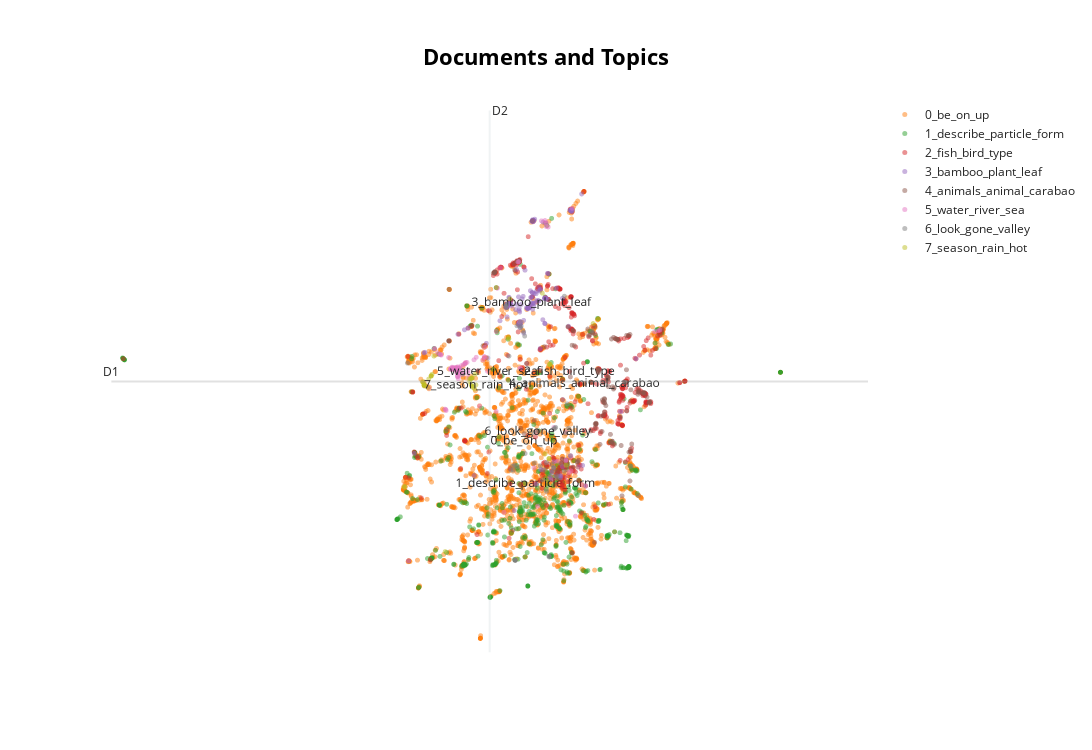

Notebook code for this chart:
### Code cell
topic_model1.visualize_documents(docs, reduced_embeddings=reduced_embeddings)

### Figure 1 — Plotly figure (JSON) as saved in the notebook; plotly's stock layout.template omitted (floating-point values rounded to 4 significant figures; data arrays with more than 128 entries replaced by an {"elided": "..."} marker saying what was removed)
{"data": [{"hoverinfo": "text", "hovertext": [null], "marker": {"color": "#CFD8DC", "opacity": 0.5, "size": 5}, "mode": "markers+text", "name": "other", "showlegend": false, "type": "scattergl", "x": [null], "y": [null]}, {"hoverinfo": "text", "hovertext": {"elided": "2326 str values"}, "marker": {"opacity": 0.5, "size": 5}, "mode": "markers+text", "name": "0_be_on_up", "text": {"elided": "2326 str values"}, "textfont": {"size": 12}, "type": "scattergl", "x": {"elided": "2326 float values"}, "y": {"elided": "2326 float values"}}, {"hoverinfo": "text", "hovertext": {"elided": "541 str values"}, "marker": {"opacity": 0.5, "size": 5}, "mode": "markers+text", "name": "1_describe_particle_form", "text": {"elided": "541 str values"}, "textfont": {"size": 12}, "type": "scattergl", "x": {"elided": "541 float values"}, "y": {"elided": "541 float values"}}, {"hoverinfo": "text", "hovertext": {"elided": "455 str values"}, "marker": {"opacity": 0.5, "size": 5}, "mode": "markers+text", "name": "2_fish_bird_type", "text": {"elided": "455 str values"}, "textfont": {"size": 12}, "type": "scattergl", "x": {"elided": "455 float values"}, "y": {"elided": "455 float values"}}, {"hoverinfo": "text", "hovertext": {"elided": "161 str values"}, "marker": {"opacity": 0.5, "size": 5}, "mode": "markers+text", "name": "3_bamboo_plant_leaf", "text": {"elided": "161 str values"}, "textfont": {"size": 12}, "type": "scattergl", "x": {"elided": "161 float values"}, "y": {"elided": "161 float values"}}, {"hoverinfo": "text", "hovertext": ["chicken lice", "elephant", "noise-making instrument propelled by water power used in fields to scare away animals", "many small heads of dead animals lying on ground e.g. fish chicken", "calf", "horn (animal)", "a type of large pigeon", "bloated stomach of large animals ", "leopard ", "pig swill", "leader, boss; full grown animal (possibly female only); large e.g. large bamboo", "type of parrot ", "to describe drooping ears of dogs or goats; people's ears sticking out", "to hunt animals", "a domesticated duck larger than the more common duck", "chicken coop", "of domestic animals to not be able to produce offspring", "name of large Vietnamese hen", "color combination such as that of a tiger ", "a fox-like animal ", "shrimp ", "a tiger that is able to make itself into a man", "sheep", "expression used to drive out goats", "mole (animal)", "a bird that is about the same size as a pigeon but with very slender long legs", "bear (animal)", "a sickness that kills animals ", "animal shed", "hump on back of cows, oxen ", "of a hen tail to curve down or be without tail", "to make oneself like another person or like an animal, make something like something else", "type of anteater", "to make dogs fight each other", "a small-sized type of deer", "of meat or fish to be fresh ", "pigeon ", "the cry of chickens, birds", "trap that works by trigger which trap drops on animal", "to designate evil-looking face of tiger ", "mane of horse, pig", "to be unsuccessful in hunting animals", "elephant", "bad smell of old meat", "meat", "white in animal forehead", "eel", "large wild boar", "to catch animals, trap animals", "lizard like iguana", "largest type of rattan", "male animals, non-producing plants", "to keep animal,  person from eating not give food to", "words used to call cows, carabaos", "a cow or carabao that can have no offspring", "fish", "panther, leopard", "catfish ", "male carabao, bull", "large type of deer", "to be successful in hunting animals", "chicken", "cruel-looking face of tiger", "snake having alternate black and white stripes around body ", "of animals to die of a natural cause", "four-poled device to tie carabao to for sacrifice ", "the color patterns of a tiger", "emphatic form of pơtông many animals with bloated stomachs", "shrew", "black (of dogs only) ", "goat", "owl", "the back of a person, animal", "of animals to have many offspring", "pheasant ", "to poison fish", "the color patterns of a fox or similar animals", "trap that has door for animals to enter but then shuts them in", "different sections of the skin of a snake", "boar, male pig", "hair, feathers", "mountain goat", "one of three types of local deer", "to shake head--of adults and large animals", "the stagger of sick animal because one or more of its feet are lame", "nose horn of rhinoceros", "very many insects, birds", "to tie animals so that they can feed", "classifier for elephants", "flesh, lean meat", "wild boar", "trap that spears animals ", "billy goat", "trap to catch wild chickens alive", "eagle, hawk", "the stomach of a cow, carabao", "rabbit", "the white lower of some animals", "wooden bell-like instrument hung on cow or carabao", "dried as meat", "solar eclipse (grah is probably some animal eating the sun)", "of chickens to lay here and there", "rat, mouse", "to scrape e.g. scrape pig skin", "to take out inner organs of animals ", "to watch, take care of children or animals", "of an ant or bee to sting", "orphan", "lion", "medium-sized monkey--male is black female white", "part of digestive system of cow or carabao", "calf of leg", "black type of monkey with long legs and arms", "pig ", "wild dog wolf ", "chipmunk-like animal", "bird, animals in general ", "of animals to lay down", "shrimp", "ribs", "a trap that chokes animals by string ", "two people or animals sleeping together", "of animal to curl up to keep warm ", "wolf, wild dog", "of pigs to be large, full grown", null], "marker": {"opacity": 0.5, "size": 5}, "mode": "markers+text", "name": "4_animals_animal_carabao", "text": ["", "", "", "", "", "", "", "", "", "", "", "", "", "", "", "", "", "", "", "", "", "", "", "", "", "", "", "", "", "", "", "", "", "", "", "", "", "", "", "", "", "", "", "", "", "", "", "", "", "", "", "", "", "", "", "", "", "", "", "", "", "", "", "", "", "", "", "", "", "", "", "", "", "", "", "", "", "", "", "", "", "", "", "", "", "", "", "", "", "", "", "", "", "", "", "", "", "", "", "", "", "", "", "", "", "", "", "", "", "", "", "", "", "", "", "", "", "", "", "", "", "", "", "", "", "4_animals_animal_carabao"], "textfont": {"size": 12}, "type": "scattergl", "x": [12.74, 12.17, 13.12, 11.6, 9.224, 11.23, 12.44, 11.68, 10.73, 11.53, 9.458, 12.6, 12.11, 11.32, 12.45, 12.77, 12.22, 11.43, 11.75, 11.58, 9.072, 11.85, 11.4, 11.25, 10.38, 12.47, 11.58, 10.64, 11.33, 11.46, 11.94, 8.907, 12.07, 11.31, 11.74, 8.939, 12.43, 12.69, 8.385, 11.82, 11.49, 11.3, 12.21, 8.063, 7.093, 11.15, 9.08, 11.49, 8.391, 10.3, 10.46, 12.26, 7.048, 11.66, 11.96, 9.016, 10.76, 9.038, 11.77, 11.76, 11.31, 12.77, 11.87, 10.6, 12.21, 11.98, 11.81, 11.69, 10.18, 11.22, 11.25, 12.63, 9.509, 12.22, 10.43, 8.957, 11.69, 8.351, 10.62, 11.48, 7.755, 11.23, 11.72, 5.963, 10.58, 11.11, 12.23, 10.53, 12.12, 7.105, 11.49, 8.39, 11.25, 8.403, 12.58, 11.71, 12.12, 11.16, 11.42, 7.102, 11.02, 12.76, 9.288, 9.79, 11.36, 12.18, 12.08, 10.6, 10.72, 11.08, 11.71, 9.125, 11.04, 11.5, 11.57, 11.59, 12.57, 11.43, 9.084, 10.43, 8.381, 11.21, 11.1, 11.59, 11.46, 10.92], "y": [9.398, 11.33, 11.52, 9.871, 8.522, 8.693, 9.722, 8.278, 7.722, 9.328, 14.62, 9.699, 10.35, 10.33, 9.775, 9.419, 8.07, 9.488, 11.28, 10.15, 13.47, 11.22, 9.022, 8.823, 7.697, 9.71, 10.05, 11.04, 10.31, 9.059, 8.999, 5.756, 9.994, 10.27, 9.803, 13.4, 9.651, 9.575, 13.15, 11.23, 9.146, 10.37, 11.37, 11.04, 11.18, 11.42, 13.48, 9.505, 13.17, 7.796, 11.59, 8.224, 8.631, 8.502, 8.182, 13.47, 7.759, 13.45, 8.215, 9.836, 10.37, 9.451, 11.22, 11.48, 7.166, 6.741, 11.25, 8.259, 7.418, 11.59, 8.807, 9.689, 8.904, 8.001, 7.492, 13.21, 11.24, 13.12, 11.47, 9.411, 11.62, 8.8, 9.868, 4.872, 11.06, 8.602, 9.78, 10.15, 11.34, 11.19, 9.527, 13.15, 8.797, 13.15, 9.707, 8.3, 9.173, 11.41, 8.585, 11.18, 11.52, 9.422, 10.54, 11.02, 8.215, 7.993, 10.01, 7.565, 7.703, 11.35, 8.307, 8.673, 11.33, 9.402, 10.09, 10.15, 9.666, 9.999, 13.48, 7.597, 13.14, 5.407, 9.988, 10.1, 9.449, 9.959]}, {"hoverinfo": "text", "hovertext": ["water", "dirty water", "the middle of the sea ", "the headwaters or source of stream; north ", "to pull out, take out; of water to take something away", "water leech", "noise of propeller-like apparatus hitting water ", "to catch drips of water ", "flood this word to water covering something", "shallow", "bamboo water system of Bahnar", "cold water, food", "to place bamboo tube so that water will run through it", "on the other side of the river", "to be wet", "clear in reference to water glass ", "river ", "old (inanimate things) ", "waves (in sea)", "width of a river ", "sickness in stomach as when wet from rain", "spring where you can see water coming out", "to shake head as when shaking water off ", "deep water in river or in sea ", "to invite contracted form of ten watermelon mean easily", "wash, wipe with water", "to designate the way an object falls into water ", "bank of river, sea", "of water to boil ", "water spreading out after it comes out small pipe", "to swim ", "to designate water flowing from pipe in large long stream", "a boil", "water dipper", "to make to float in water or air ", "white, clean, no smell ", "rice fields with water ", "flowing water with debris in it", "downriver, south", "type of spring", "of water to push wood ", "to designate water running as blood", "bottle", "to look like shape ", "rainbow", "solid (no holes)", "the most general classifier for things (usually not used with the number one)", "large kettle", "very deep", "ditch", "flat ", "type of grass that grows in the water", "the bubbling up of water from someone drowning or ghost", "type of very small freshwater fish", "river", "of water to become less and less", "to jump, to dive into water", "light rain that continues for a long time-hours or days", "backwater", "to clean by shaking water inside", "of swelling to recede", "of water to seep away dry up go down", "of water to boil up", "to sink in water ", "of swelling to recede", "of very muddy water a mixture of water with something else well dissolved", "waterfalls", "to soak in water, put into water", "to float", "cool, refreshing", "gourd or bottle used to put water in", "flounder", "running water from rain", "to splash on water noise and appearance of water splashing out", "to have the right amount of water when cooking or cooked", "of a spring to lose its flexibility ", "bowl", "tub", "shallow container", "a well", "to submerge oneself in, dive in water ", "image in mirror water", "to dive completely under water", "to describe water leaking out, tears flowing ", "bamboo water system", "trap for fish made by putting poles in pond, lake to make place for them to live and then damming up after", "rainbow", "tank", "stream", "lake pond ", "bladder", "place in stream where water divides", "to gradually appear from the water", "small metal pitcher-shaped pot ", "very soft muddy hole", "to fade, wash out, become clean ", "describes water coming out of many places in a mountain", "the neck of a gourd (water container) or bottle", "sea, ocean", "to suck through tube (restricted to wine and water)", "canoe, small boat", "soft", "toward the mouth of the river, south", "clean ", null], "marker": {"opacity": 0.5, "size": 5}, "mode": "markers+text", "name": "5_water_river_sea", "text": ["", "", "", "", "", "", "", "", "", "", "", "", "", "", "", "", "", "", "", "", "", "", "", "", "", "", "", "", "", "", "", "", "", "", "", "", "", "", "", "", "", "", "", "", "", "", "", "", "", "", "", "", "", "", "", "", "", "", "", "", "", "", "", "", "", "", "", "", "", "", "", "", "", "", "", "", "", "", "", "", "", "", "", "", "", "", "", "", "", "", "", "", "", "", "", "", "", "", "", "", "", "", "", "", "5_water_river_sea"], "textfont": {"size": 12}, "type": "scattergl", "x": [7.337, 7.87, 7.2, 7.175, 7.966, 7.348, 13.05, 7.363, 7.378, 7.55, 9.812, 6.401, 9.846, 7.158, 7.641, 7.569, 7.17, 10.67, 7.216, 7.152, 7.641, 7.332, 5.96, 7.235, 9.599, 8.056, 7.402, 7.185, 6.848, 7.29, 7.338, 7.31, 6.787, 7.386, 7.323, 8.105, 10.58, 7.373, 9.497, 8.467, 7.092, 7.503, 7.019, 10.39, 10.52, 9.129, 8.435, 6.694, 7.547, 10.17, 10.06, 9.097, 12.91, 9.072, 7.159, 7.404, 7.362, 7.671, 7.302, 7.808, 10.96, 7.36, 6.884, 7.344, 10.96, 7.452, 7.189, 7.404, 7.325, 6.532, 6.989, 9.05, 7.469, 13.01, 6.861, 8.461, 10.49, 9.847, 7.509, 8.656, 7.353, 7.61, 7.346, 7.37, 9.712, 8.557, 10.54, 10.41, 7.304, 7.297, 10.55, 7.189, 7.353, 6.688, 9.102, 8.104, 7.273, 7.012, 7.184, 9.902, 10.4, 8.432, 7.143, 8.097, 8.189], "y": [10.39, 10.71, 10.39, 10.36, 9.311, 10.44, 11.49, 10.38, 10.39, 10.53, 14.63, 9.907, 14.56, 10.38, 10.34, 10.56, 10.38, 6.156, 10.43, 10.38, 10.25, 10.42, 4.878, 10.4, 6.442, 10.64, 10.2, 10.4, 10.79, 10.42, 10.16, 10.39, 10.83, 10.34, 10.27, 11.0, 14.98, 10.41, 7.549, 12.7, 10.71, 10.22, 9.186, 8.567, 7.881, 10.38, 11.45, 10.96, 10.52, 7.734, 8.699, 11.74, 11.45, 13.46, 10.38, 10.27, 10.1, 10.12, 10.35, 10.64, 7.02, 10.39, 10.78, 10.36, 7.025, 10.47, 10.38, 10.41, 10.28, 9.835, 9.225, 13.44, 10.29, 11.47, 10.79, 12.7, 7.406, 14.46, 10.5, 6.268, 10.16, 10.56, 10.19, 10.36, 14.62, 13.28, 7.889, 7.774, 10.33, 10.38, 7.454, 10.38, 10.32, 10.96, 10.4, 10.7, 10.4, 9.215, 10.43, 14.45, 7.748, 9.161, 10.37, 10.73, 10.31]}, {"hoverinfo": "text", "hovertext": ["to look at ", "outside ", "the top part of an object", "cliff", "barren, not being able to have children", "up and down, mountainous", "soft and springy", "to saw", "old abandoned village, site of old village", "like projections", "nothing there, completely gone ", "crooked as mouth, tree, weaving", "to look at ", "clean, empty, all gone ", "place", "stone, rock", "lookout tower", "ant hill (old and hard) ", "sand ", "place", "porch ", "plains", "unplowed field ", "honey-thick yellow stage", "area with rocks unfit for field", "deep forest", "to look here and there ", "place", "shade ", "to be able to see only a bit of something as it passes", "place", "mountain, high hill", "garden in fields or woods", "country, area ", "very bright light or sunshine, bright reflection", "hollow tree trough made from cut log", "type of grass with stickers", "flat stone ", "to look far away ", "rounded sides like a flower vase", "large rock", "the decorations on top of a tomb", "the corner posts of an individual graveyard", "ruddy complexion or red and shiny wood", "valley, valley-shaped", "field made in woods", "tree stump", "camote ", "completely gone, nothing there ", "island", "to look at", "many flat", null], "marker": {"opacity": 0.5, "size": 5}, "mode": "markers+text", "name": "6_look_gone_valley", "text": ["", "", "", "", "", "", "", "", "", "", "", "", "", "", "", "", "", "", "", "", "", "", "", "", "", "", "", "", "", "", "", "", "", "", "", "", "", "", "", "", "", "", "", "", "", "", "", "", "", "", "", "", "6_look_gone_valley"], "textfont": {"size": 12}, "type": "scattergl", "x": [8.918, 10.01, 9.249, 10.35, 12.23, 9.51, 8.433, 9.489, 7.107, 9.971, 9.933, 8.708, 8.896, 9.919, 8.965, 10.11, 10.26, 12.06, 8.793, 8.973, 9.208, 10.04, 9.855, 10.36, 9.238, 9.021, 9.773, 8.971, 10.53, 8.849, 8.965, 9.854, 9.141, 10.13, 5.932, 8.736, 9.111, 10.09, 9.035, 10.47, 10.44, 9.679, 12.45, 11.14, 10.4, 9.12, 8.702, 9.744, 9.931, 10.14, 8.952, 10.06, 9.614], "y": [7.478, 7.637, 7.953, 7.444, 7.59, 7.679, 12.71, 8.558, 12.66, 7.321, 4.988, 12.16, 7.589, 5.008, 4.896, 8.704, 7.671, 9.997, 10.74, 4.888, 11.44, 7.451, 6.871, 12.46, 11.32, 11.62, 7.475, 4.891, 7.892, 7.475, 4.897, 7.694, 11.6, 7.317, 10.55, 12.24, 11.73, 8.676, 7.57, 8.677, 9.377, 7.599, 6.747, 11.47, 8.537, 11.56, 12.18, 7.194, 5.007, 7.27, 7.622, 8.658, 8.591]}, {"hoverinfo": "text", "hovertext": ["nearby thunder", "dry season ", "steam, air", "results of wind blowing", "to sprinkle ", "to rain", "cold ", "the coldest season of the year ", "Raday", "to throw out fog", "hot dry season", "up in the air high near clouds", "to be very hot at night", "to describe something cold", "of wind to blow hard", "sky, heavens", "of sun to be gone down light out and so dark", "to have a cold", "easily bendable wood ", "clouds", "easily breakable wood", "to be stuffy, dark ", "dark all over as about to rain ", "to be warm", "dead branch with no leaves", "springy", "to feel the chills", "sun; day in some contexts", "warmer ", "wind", "to be hot and very sweaty sultry ", "a shelter from wind and rain", "to sprinkle", "clear sky, no rain ", "to be very severe with", "of fog to be heavy ", "season", "ice ", "heavy rain ", "sour", "umbrella", "storm", "hot dry season", "thunder from distance", null], "marker": {"opacity": 0.5, "size": 5}, "mode": "markers+text", "name": "7_season_rain_hot", "text": ["", "", "", "", "", "", "", "", "", "", "", "", "", "", "", "", "", "", "", "", "", "", "", "", "", "", "", "", "", "", "", "", "", "", "", "", "", "", "", "", "", "", "", "", "7_season_rain_hot"], "textfont": {"size": 12}, "type": "scattergl", "x": [9.929, 6.624, 6.678, 9.953, 7.753, 7.725, 6.402, 6.53, 5.839, 7.741, 6.602, 7.781, 6.387, 6.399, 9.946, 7.826, 11.17, 6.405, 8.791, 7.76, 8.778, 11.32, 7.714, 6.373, 8.82, 8.439, 6.399, 5.856, 6.354, 9.937, 6.507, 7.84, 7.755, 7.686, 6.995, 7.722, 6.602, 6.406, 7.685, 9.735, 10.41, 9.813, 6.595, 9.92, 7.861], "y": [7.815, 10.22, 10.75, 10.5, 10.12, 10.09, 9.919, 10.09, 6.993, 9.885, 10.18, 9.844, 9.96, 9.913, 10.52, 9.802, 11.68, 9.889, 11.24, 9.883, 11.29, 11.8, 10.1, 10.0, 12.39, 12.71, 9.905, 7.005, 10.0, 10.5, 9.848, 10.23, 10.12, 10.02, 5.141, 9.941, 10.17, 9.908, 10.1, 12.55, 7.617, 7.942, 10.17, 7.803, 9.922]}], "layout": {"annotations": [{"showarrow": false, "text": "D1", "x": -2.426, "y": 10.02, "yshift": 10}, {"showarrow": false, "text": "D2", "x": 8.25, "xshift": 10, "y": 17.79}], "height": 750, "shapes": [{"line": {"color": "#CFD8DC", "width": 2}, "type": "line", "x0": 8.25, "x1": 8.25, "y0": 2.255, "y1": 17.79}, {"line": {"color": "#9E9E9E", "width": 2}, "type": "line", "x0": -2.426, "x1": 18.93, "y0": 10.02, "y1": 10.02}], "title": {"font": {"color": "Black", "size": 22}, "text": "<b>Documents and Topics</b>", "x": 0.5, "xanchor": "center", "yanchor": "top"}, "width": 1200, "xaxis": {"visible": false}, "yaxis": {"visible": false}}}
